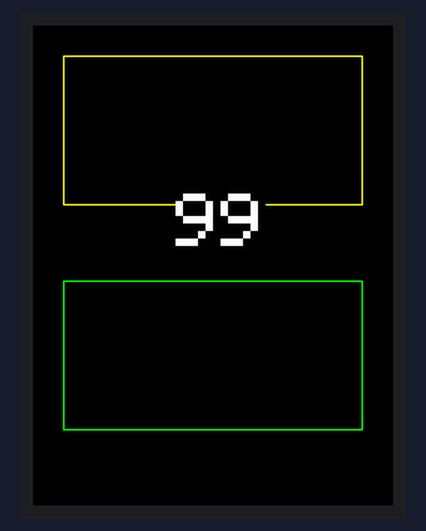
A sketch run on a simulated ESP32. Shown: 240×320 colour display. What the sketch prints to the serial monitor is not drawn.

Above: at 0.28 s.
At 1.0 s:
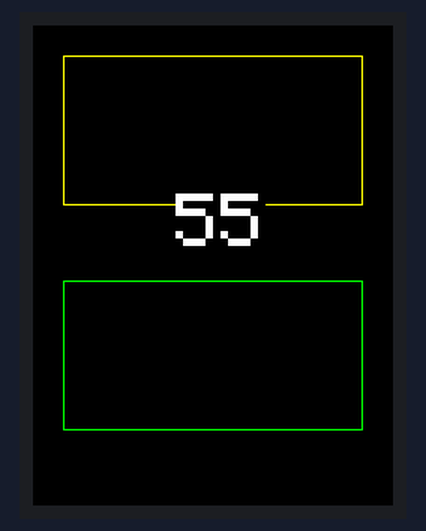
At 1.73 s:
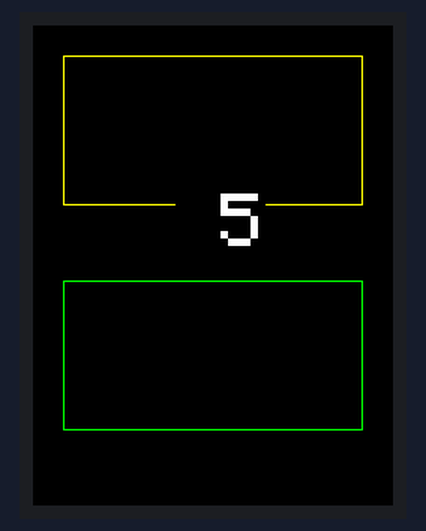

Measured:
- by itself, everything shown: repeats every 1.4 s, in 14 steps

The sketch:

test_img.ino
```cpp
// ESP32_WROOM_TFT_eSPI_ILI9341_rainbow_scale
// note: rainbow scale original sketch by Bodmer
//
// March 1, 2021
// Floris Wouterlood
// public domain
//
// 240*320 TFT 7-pins SPI interface ILI 9341 controller
// microcontroller ESP32 WROOM32 DEV board
// NOTE the display is a 3.3V device.
// pin wiring to WROOM32 as follows
// GND ----- GND
// VCC ----- 3V3
// SCL ----- D18 yellow wire
// SDA ----- D23 green wire
// RES ----- D4
// DC ------ D2
// CS ------ D15
// BLK ----- D32
//
// uses TFT _eSPI library with modified setup.h file (in the library folder)
// note - a backup of User_setup.h is named Setup_FW_WROOM32_ILI9341_TFT_018_OK.h
// and saved in the User_Setups folder
// note: colors are inverted
//
// in User_Setup uncomment in section 2:
   #define TFT_BL   32            // LED back-light control pin
   #define TFT_BACKLIGHT_ON HIGH  // Level to turn ON back-light (HIGH or LOW)


   #define TFT_RGB_ORDER TFT_BGR                      // color order Blue-Green-Red - for this specific display
   #include <TFT_eSPI.h>                              // hardware-specific library
   #include <SPI.h>
   TFT_eSPI tft = TFT_eSPI();                         // invoke custom library

// some principal color definitions
// RGB 565 color picker at https://ee-programming-notepad.blogspot.com/2016/10/16-bit-color-generator-picker.html
   #define WHITE       0xFFFF
   #define BLACK       0x0000
   #define BLUE        0x001F
   #define RED         0xF800
   #define GREEN       0x07E0
   #define CYAN        0x07FF
   #define MAGENTA     0xF81F
   #define YELLOW      0xFFE0
   #define GREY        0x2108
   #define SCALE0      0xC655                                                  // accent color for unused scale segments
   #define SCALE1      0x5DEE                                                  // accent color for unused scale segments
   #define TEXT_COLOR  0xFFFF                                                  // is currently white

// circular scale color scheme
   #define RED2RED 0
   #define GREEN2GREEN 1
   #define BLUE2BLUE 2
   #define BLUE2RED 3
   #define GREEN2RED 4
   #define RED2GREEN 5

   uint32_t runTime = -99999;                                                  // time for next update
   int reading = 10;                                                            // value to be displayed in circular scale
   int reading1=20;                                                            // value to be displayed in circular scale
   boolean alert = 0;
   int8_t ramp = 1;
   int tesmod = 0;
   int xpos= 0;
   float temp_00, temp_01,temp_02, temp_03, temp_04, temp_05,temp_06, temp_07, temp_08, temp_09, temp_10;
   float h,t;                                                                  // DHT11s
   int iteration =0;
   char* label[] = {"","Celsius","%","AMP", "VOLT"};            // some custom gauge labels


   int gaugeposition_x = 20;                                                   // these two variables govern the position
   int gaugeposition_y = 20;                                                   // of the square + gauge on the display


void setup() {

   Serial.begin (9600);
   Serial.println ("starting TFT display");

   tft.init();
   tft.setRotation (2);                                                        // display in portrait
   tft.fillScreen (BLACK);
   tft.drawRect (gaugeposition_x, gaugeposition_y, 200,100, YELLOW);
   tft.drawRect (gaugeposition_x, gaugeposition_y+150, 200,100, GREEN);

}

void loop() {

   iteration ++;
   Serial.print ("iteration ");
   Serial.println (iteration);
   if (iteration >99) {iteration = 0;}

   if (millis () - runTime >= 100)     // was 500  = delay
     {
      runTime = millis ();
      if( tesmod==0)
        {
         reading =  99;
        }
      if( tesmod==1)
        {
         reading = iteration; // important: here ring is seeded with value
        }
    int xpos = 20, ypos = 50, gap = 100, radius = 85;                           // position of upper ring and proportion
    ringMeter (reading,0,100, (gaugeposition_x+15),(gaugeposition_y+17),radius,label[0],RED2RED);            // draw analog meter
    tesmod = 1;
   }

}

// ################################################################################################################################
//  Draw the meter on the screen, returns x coord of righthand side
// ################################################################################################################################

int ringMeter(int value, int vmin, int vmax, int x, int y, int r, char *units, byte scheme) {
// Minimum value of r is about 52 before value text intrudes on ring
// drawing the text first is an option

   x += r; y += r;                                                             // calculate coordinates of center of ring
   int w = r / 3;                                                              // width of outer ring is 1/4 of radius
   int angle = 150;                                                            // half the sweep angle of the meter (300 degrees)
   int v = map(value, vmin, vmax, -angle, angle);                              // map the value to an angle v
   byte seg = 3;                                                               // segments are 3 degrees wide = 100 segments for 300 degrees
   byte inc = 6;                                                               // draw segments every 3 degrees, increase to 6 for segmented ring
   int colour = WHITE;                                                          // variable to save "value" text color from scheme and set default


   char buf [10];                                                              // convert value to a string
   byte len = 2; if (value > 999) len = 4;
   dtostrf (value, len, 0, buf);
   buf[len] = ' '; buf[len] = 0;                                               // add blanking space and terminator, helps to centre text too!

   tft.setTextSize (1);
   tft.setTextColor (colour,BLACK);
   tft.setCursor (x-25,y-10);tft.setTextSize (5);
   tft.print (buf);

   tft.setTextColor (WHITE,BLACK);
   tft.setCursor (x-39,y+75);tft.setTextSize (2);                              // units position relative to scale
   tft.print (units);                                                          // units display = celsius
   return x + r;                                                               // calculate and return right hand side x coordinate
}
```
